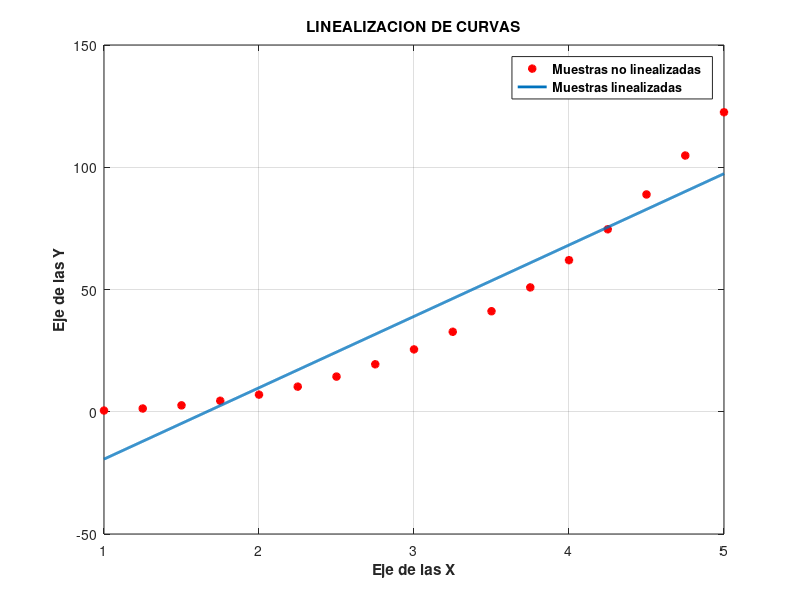

Write the MATLAB code that produced this figure.
% Linealizar funciones no lineales con formulas.

close all
clear all
 
 
x=[1:0.25:5];
y=x.^3-x/2;
 
plot(x,y,'*r','Linewidth',2)
 
xp=mean(x);
yp=mean(y);
 
N=0;D=0;
for i=1:length(x)
N=N+(x(i)-xp)*(y(i)-yp);
D=D+(x(i)-xp)^2;
end
  
b=N/D
a=yp-b*xp

hold on
 
x1=linspace(min(x),max(x),1000);
plot(x1, a+b*x1, 'Linewidth',2)
grid on
 
xlabel('\bfEje de las X');
ylabel('\bfEje de las Y');
legend('\bfMuestras no linealizadas', '\bfMuestras linealizadas');
title('\bfLINEALIZACION DE CURVAS')
